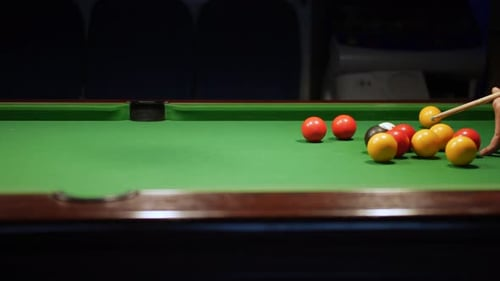
#> input picture poolTable.png, 500 x 281 px
$ jupyter execute pool.ipynb
#> lines starting #> are read from the running program, lines starting #| are printed output that depends on the picture; after the words box and inside, x2 and y2 are one past the last pixel; in counts of white or black regions, pixels touching at a corner belong together; long printed decimals are rounded
[cell 1]
import cv2
import numpy as np

I = cv2.imread('poolTable.png')
#> I is the input picture: shape (281, 500, 3); mean B, G, R 36.1, 56.1, 45.2

#convert to grayscale
G = cv2.cvtColor(I, cv2.COLOR_BGR2GRAY)
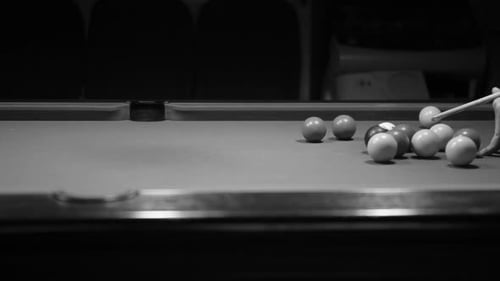
#> G: shape (281, 500); min 0, max 251, mean 50.5
GB = cv2.GaussianBlur(G, (5, 5), 0)

#find edges
E = cv2.Canny(GB, threshold1=100, threshold2=200)
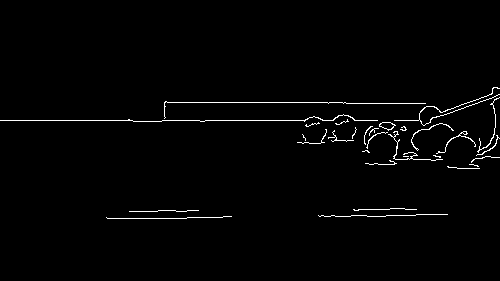
#> E: shape (281, 500); 1.5% white in thin lines or dots, all inside (x1, y1, x2, y2) = (0, 87, 500, 219)

#find contours from edge image
contours, _ = cv2.findContours(
    E,
    mode=cv2.RETR_EXTERNAL,
    method=cv2.CHAIN_APPROX_NONE
)
#> contours = 30 contours, 26 with area under 20; largest, box (x1, y1, x2, y2) and area: (379, 122, 396, 131) 78, (436, 131, 476, 154) 27, (411, 123, 454, 151) 20, (394, 87, 500, 126) 20

#check each contour
for c in contours:

    #find the length of each
    length = cv2.arcLength(c, closed=False)

    #ignore small contours
    if length > 30:

        #get width and height
        x, y, w, h = cv2.boundingRect(c)

        #compare width and height to find the ratio
        ratio = w / h

        #print width, height and ratio
        print("w:", w, "h:", h, "ratio:", ratio)

        #check if the shape is circular
        if ratio > 0.7 and ratio < 1.3:

            if len(c) >= 5:

                #fit an ellipse to the contour
                ellipse = cv2.fitEllipse(c)

                cv2.ellipse(
                    I,
                    ellipse,
                    color=(0, 255, 0),
                    thickness=2
                )
#> this loop made 30 passes
#> (length, x, y, w, h, ratio, ellipse) on passes 12, 14, 19: (71.43, 476, 135, 24, 21, 1.14, ((480.8, 143.2), (19.14, 35.69), 63.99)), (62.36, 366, 132, 22, 17, 1.29, ((381.3, 144.6), (23.94, 29.83), 66.35)), (32.56, 369, 128, 10, 8, 1.25, ((372.8, 130.8), (3.18, 10.38), 51.74))
#> (length, x, y, w, h, ratio) on passes 1, 2, 3, 4, 5, 7: (251.5, 106, 216, 126, 3, 42), (264.5, 318, 214, 130, 3, 43.33), (139.5, 129, 210, 70, 2, 35), (128.3, 353, 208, 64, 3, 21.33), (64.66, 447, 166, 33, 3, 11), (77.38, 365, 160, 32, 5, 6.4)
#| w: 126 h: 3 ratio: 42.0
#| w: 130 h: 3 ratio: 43.333
#| w: 70 h: 2 ratio: 35.0
#| w: 64 h: 3 ratio: 21.333
#| w: 33 h: 3 ratio: 11.0
#| w: 32 h: 5 ratio: 6.4
#| w: 29 h: 7 ratio: 4.143
#| w: 24 h: 21 ratio: 1.143
#> (further printed lines are left out)
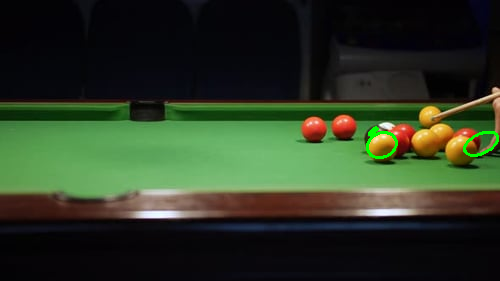
#> I: shape (281, 500, 3); 0.42% of pixels changed, all inside (x1, y1, x2, y2) = (366, 126, 499, 159)

cv2.imshow("Edges", E)
cv2.imshow("Detect ball shape", I)

cv2.waitKey(0)
cv2.destroyAllWindows()
